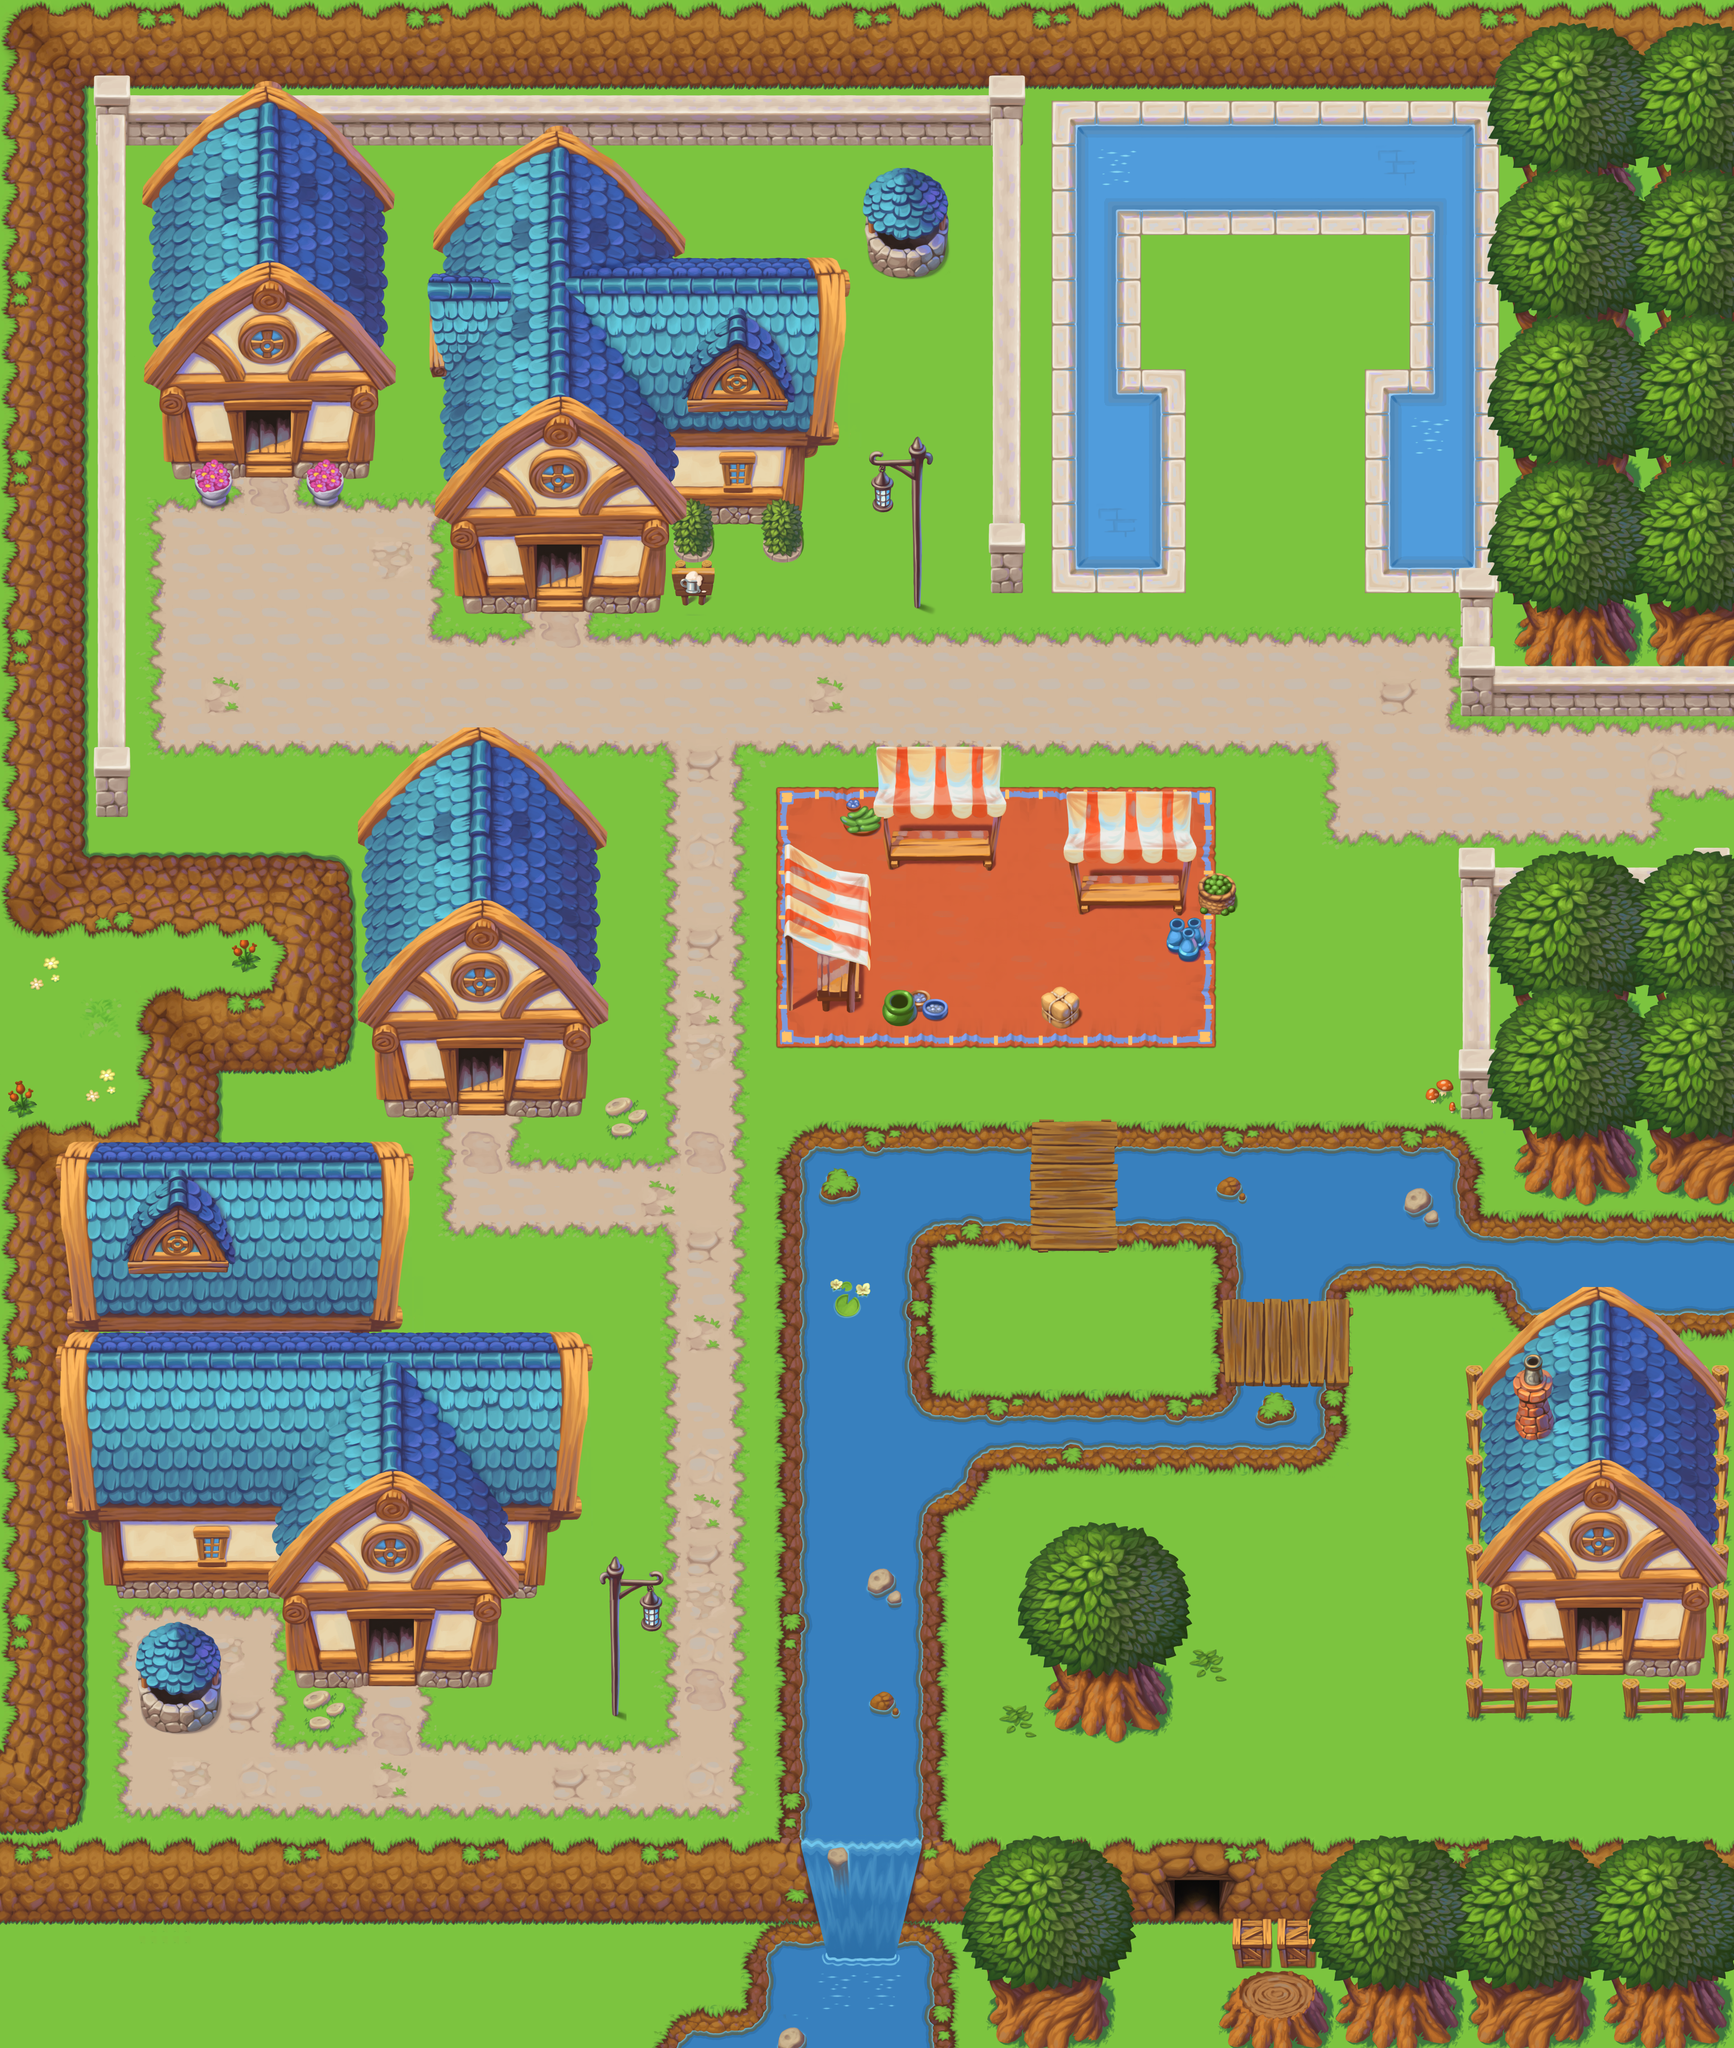

This is a level from a 2D game, rendered from its Tiled map with the project's own tilesets. A one-line summary and the map file follow, with tile-layer data summarised:
An orthogonal 155x183 tile map with 32x32 px tiles, 10 tile layers (Ground, GroundDecorations, GroundCollisions, MiddleCollisions, ...), 2 tilesets and 58 objects.

<map version="1.2" tiledversion="1.2.4" orientation="orthogonal" renderorder="right-down" width="155" height="183" tilewidth="32" tileheight="32" infinite="0" nextlayerid="44" nextobjectid="86">
 <tileset firstgid="1" source="Town@128x128.tsx" />
 <tileset firstgid="4097" source="Grassland@128x128.tsx" />
 <layer id="33" name="Ground" width="155" height="183">
  <data>[28365 cells, 28339 non-empty, 433 distinct tile ids]</data>
 </layer>
 <layer id="43" name="GroundDecorations" width="155" height="183">
  <data>[28365 cells, 1312 non-empty, 431 distinct tile ids]</data>
 </layer>
 <layer id="34" name="GroundCollisions" width="155" height="183">
  <data>[28365 cells, 7871 non-empty, 1533 distinct tile ids]</data>
 </layer>
 <layer id="35" name="MiddleCollisions" width="155" height="183">
  <data>[28365 cells, 2591 non-empty, 550 distinct tile ids]</data>
 </layer>
 <layer id="36" name="HigherCollisions" width="155" height="183">
  <data>[28365 cells, 653 non-empty, 380 distinct tile ids]</data>
 </layer>
 <layer id="37" name="TreesTop" width="155" height="183">
  <data>[28365 cells, 2704 non-empty, 334 distinct tile ids]</data>
 </layer>
 <layer id="38" name="Buildings" width="155" height="183">
  <data>[28365 cells, 2934 non-empty, 964 distinct tile ids]</data>
 </layer>
 <layer id="39" name="BuildingsDecorations" width="155" height="183">
  <data>[28365 cells, 185 non-empty, 133 distinct tile ids]</data>
 </layer>
 <layer id="40" name="Roofs" width="155" height="183">
  <data>[28365 cells, 3127 non-empty, 873 distinct tile ids]</data>
 </layer>
 <layer id="42" name="Roof2" width="155" height="183">
  <data>[28365 cells, 1068 non-empty, 789 distinct tile ids]</data>
 </layer>
 <objectgroup id="41" name="Object Layer 1">
  <object id="1" x="8" y="6" width="4448" height="416" />
  <object id="4" x="8" y="424" width="376" height="2937.21" />
  <object id="6" x="384.848" y="2448.48" width="689.212" height="626.061" />
  <object id="8" x="387.879" y="3078.55" width="263.394" height="283.091" />
  <object id="9" x="3.0303" y="3451.52" width="245.455" height="2060.61" />
  <object id="11" x="254.545" y="5230.3" width="2648.48" height="263.636" />
  <object id="12" x="2909.09" y="5230.3" width="2048.48" height="263.636" />
  <object id="14" x="2221.21" y="3204.18" width="489.697" height="2026.12" />
  <object id="16" x="2712.36" y="3204.12" width="241.122" height="378.818" />
  <object id="17" x="2693.94" y="3967.94" width="1166.58" height="241.152" />
  <object id="19" x="3468.76" y="3948.91" width="389.727" height="96.9697" />
  <object id="20" x="3184" y="3206.06" width="1775.58" height="374.939" />
  <object id="21" x="3461.82" y="3582.06" width="392.727" height="140.394" />
  <object id="22" x="3856.64" y="3581.82" width="512.061" height="125.091" />
  <object id="23" x="4367.45" y="3663.58" width="592.061" height="172.727" />
  <object id="25" x="4162.73" y="2453.58" width="797.181" height="752.122" />
  <object id="26" x="2819.27" y="421.212" width="457.394" height="1282.79" />
  <object id="27" x="3279.79" y="1044.48" width="123.182" height="659.545" />
  <object id="28" x="3891.03" y="1045.58" width="396.848" height="661.394" />
  <object id="29" x="4159.76" y="1709.09" width="799.758" height="345.455" />
  <object id="30" x="3278.67" y="427.273" width="736.667" height="260.485" />
  <object id="31" x="4015.27" y="421.212" width="271.636" height="626.364" />
  <object id="32" x="386" y="634" width="704" height="525" />
  <object id="33" x="556" y="1360" width="110" height="94" />
  <object id="34" x="878" y="1366" width="106" height="88" />
  <object id="36" x="1278.85" y="780" width="627.152" height="775" />
  <object id="37" x="1908" y="780" width="400" height="728" />
  <object id="38" x="1905.33" y="1508" width="148.667" height="246" />
  <object id="39" x="2174" y="1508" width="134" height="108" />
  <object id="40" x="2568" y="1652" width="104" height="114" />
  <object id="41" x="2465" y="540" width="253" height="258" />
  <object id="43" x="1072" y="2445.21" width="620" height="548" />
  <object id="48" x="389.273" y="4699" width="240" height="258" />
  <object id="53" x="1693.94" y="4787.88" width="124.242" height="130.303" />
  <object id="54" x="249.576" y="3897.09" width="1304.97" height="684.727" />
  <object id="57" x="249.03" y="3363.7" width="835.818" height="533.273" />
  <object id="58" x="806" y="4583" width="240" height="253" />
  <object id="61" x="1190" y="4583" width="244" height="252" />
  <object id="63" x="1075" y="2996" width="231" height="196" />
  <object id="64" x="1443" y="2997" width="248" height="193" />
  <object id="65" x="383" y="1160" width="318" height="208" />
  <object id="66" x="832" y="1161" width="257" height="208" />
  <object id="68" x="1278.85" y="1555.67" width="253.152" height="199.333" />
  <object id="69" x="1664" y="1555" width="242" height="199" />
  <object id="70" x="2600" y="4088" width="232" height="252">
   <ellipse />
  </object>
  <object id="71" x="4268" y="3625" width="236" height="212">
   <ellipse />
  </object>
  <object id="73" x="3330" y="2619" width="125" height="132" />
  <object id="74" x="3425" y="2492.33" width="116" height="125.667" />
  <object id="75" x="2972" y="2815" width="122" height="128" />
  <object id="76" x="2521" y="2827" width="196" height="110" />
  <object id="77" x="2404" y="2278" width="119" height="116" />
  <object id="78" x="2334" y="2590" width="163" height="316" />
  <object id="79" x="2242" y="2809" width="94" height="97" />
  <object id="80" x="2523" y="2328" width="347" height="167" />
  <object id="81" x="3050" y="2463" width="376" height="156" />
  <object id="82" x="4182" y="3923.67" width="777.667" height="664" />
  <object id="83" x="4183" y="4590" width="321" height="336" />
  <object id="84" x="4640" y="4588" width="319.333" height="334" />
 </objectgroup>
</map>
